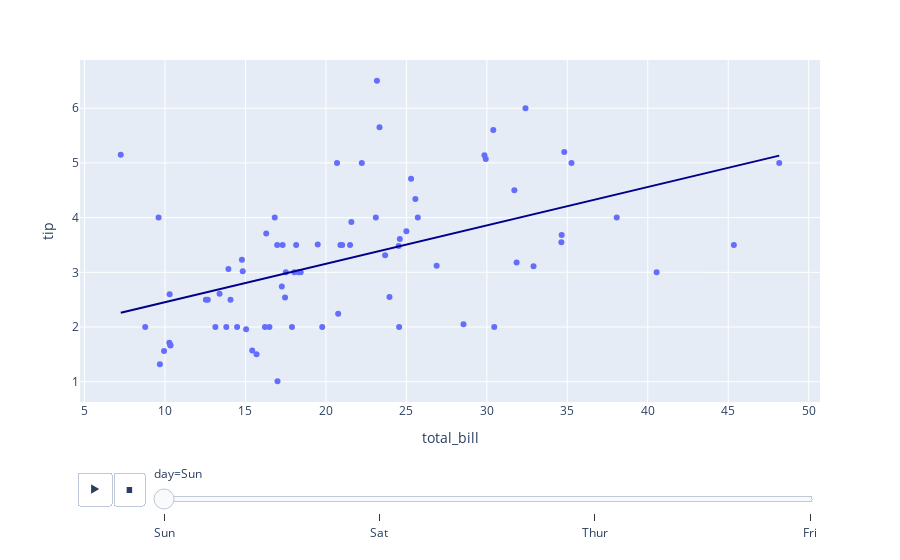

Here is the notebook cell this chart was saved with:
### Markdown cell above
Take a look at the scatter plots for each day the diners ate out. Rank the correlations in order from least to greatest by day. 

*Note: all of these correlations are positive*

### Code cell
fig = px.scatter(tips, x="total_bill", y="tip", animation_frame="day",
                 trendline='ols', trendline_color_override='darkblue')
fig.show()

### Figure 1 — Plotly figure (JSON) as saved in the notebook; plotly's stock layout.template omitted (floating-point values rounded to 4 significant figures)
{"data": [{"hovertemplate": "day=Sun<br>total_bill=%{x}<br>tip=%{y}<extra></extra>", "legendgroup": "", "marker": {"color": "#636efa", "symbol": "circle"}, "mode": "markers", "name": "", "orientation": "v", "showlegend": false, "type": "scatter", "x": [16.99, 10.34, 21.01, 23.68, 24.59, 25.29, 8.77, 26.88, 15.04, 14.78, 10.27, 35.26, 15.42, 18.43, 14.83, 21.58, 10.33, 16.29, 16.97, 17.46, 13.94, 9.68, 30.4, 18.29, 22.23, 32.4, 28.55, 18.04, 12.54, 10.29, 34.81, 9.94, 25.56, 19.49, 38.07, 23.95, 25.71, 17.31, 29.93, 14.07, 13.13, 17.26, 24.55, 19.77, 29.85, 48.17, 25, 13.39, 16.49, 21.5, 12.66, 16.21, 13.81, 17.51, 24.52, 20.76, 31.71, 7.25, 31.85, 16.82, 32.9, 17.89, 14.48, 9.6, 34.63, 34.65, 23.33, 45.35, 23.17, 40.55, 20.69, 20.9, 30.46, 18.15, 23.1, 15.69], "xaxis": "x", "y": [1.01, 1.66, 3.5, 3.31, 3.61, 4.71, 2, 3.12, 1.96, 3.23, 1.71, 5, 1.57, 3, 3.02, 3.92, 1.67, 3.71, 3.5, 2.54, 3.06, 1.32, 5.6, 3, 5, 6, 2.05, 3, 2.5, 2.6, 5.2, 1.56, 4.34, 3.51, 4, 2.55, 4, 3.5, 5.07, 2.5, 2, 2.74, 2, 2, 5.14, 5, 3.75, 2.61, 2, 3.5, 2.5, 2, 2, 3, 3.48, 2.24, 4.5, 5.15, 3.18, 4, 3.11, 2, 2, 4, 3.55, 3.68, 5.65, 3.5, 6.5, 3, 5, 3.5, 2, 3.5, 4, 1.5], "yaxis": "y"}, {"hovertemplate": "<b>OLS trendline</b><br>tip = 0.0701535 * total_bill + 1.75314<br>R<sup>2</sup>=0.251756<br><br>day=Sun<br>total_bill=%{x}<br>tip=%{y} <b>(trend)</b><extra></extra>", "legendgroup": "", "line": {"color": "darkblue"}, "marker": {"color": "#636efa", "symbol": "circle"}, "mode": "lines", "name": "", "showlegend": false, "type": "scatter", "x": [7.25, 8.77, 9.6, 9.68, 9.94, 10.27, 10.29, 10.33, 10.34, 12.54, 12.66, 13.13, 13.39, 13.81, 13.94, 14.07, 14.48, 14.78, 14.83, 15.04, 15.42, 15.69, 16.21, 16.29, 16.49, 16.82, 16.97, 16.99, 17.26, 17.31, 17.46, 17.51, 17.89, 18.04, 18.15, 18.29, 18.43, 19.49, 19.77, 20.69, 20.76, 20.9, 21.01, 21.5, 21.58, 22.23, 23.1, 23.17, 23.33, 23.68, 23.95, 24.52, 24.55, 24.59, 25, 25.29, 25.56, 25.71, 26.88, 28.55, 29.85, 29.93, 30.4, 30.46, 31.71, 31.85, 32.4, 32.9, 34.63, 34.65, 34.81, 35.26, 38.07, 40.55, 45.35, 48.17], "xaxis": "x", "y": [2.262, 2.368, 2.427, 2.432, 2.45, 2.474, 2.475, 2.478, 2.479, 2.633, 2.641, 2.674, 2.693, 2.722, 2.731, 2.74, 2.769, 2.79, 2.794, 2.808, 2.835, 2.854, 2.89, 2.896, 2.91, 2.933, 2.944, 2.945, 2.964, 2.968, 2.978, 2.982, 3.008, 3.019, 3.026, 3.036, 3.046, 3.12, 3.14, 3.205, 3.21, 3.219, 3.227, 3.261, 3.267, 3.313, 3.374, 3.379, 3.39, 3.414, 3.433, 3.473, 3.475, 3.478, 3.507, 3.527, 3.546, 3.557, 3.639, 3.756, 3.847, 3.853, 3.886, 3.89, 3.978, 3.988, 4.026, 4.061, 4.183, 4.184, 4.195, 4.227, 4.424, 4.598, 4.935, 5.132], "yaxis": "y"}], "layout": {"legend": {"tracegroupgap": 0}, "margin": {"t": 60}, "sliders": [{"active": 0, "currentvalue": {"prefix": "day="}, "len": 0.9, "pad": {"b": 10, "t": 60}, "steps": [{"args": [["Sun"], {"frame": {"duration": 0, "redraw": false}, "fromcurrent": true, "mode": "immediate", "transition": {"duration": 0, "easing": "linear"}}], "label": "Sun", "method": "animate"}, {"args": [["Sat"], {"frame": {"duration": 0, "redraw": false}, "fromcurrent": true, "mode": "immediate", "transition": {"duration": 0, "easing": "linear"}}], "label": "Sat", "method": "animate"}, {"args": [["Thur"], {"frame": {"duration": 0, "redraw": false}, "fromcurrent": true, "mode": "immediate", "transition": {"duration": 0, "easing": "linear"}}], "label": "Thur", "method": "animate"}, {"args": [["Fri"], {"frame": {"duration": 0, "redraw": false}, "fromcurrent": true, "mode": "immediate", "transition": {"duration": 0, "easing": "linear"}}], "label": "Fri", "method": "animate"}], "x": 0.1, "xanchor": "left", "y": 0, "yanchor": "top"}], "updatemenus": [{"buttons": [{"args": [null, {"frame": {"duration": 500, "redraw": false}, "fromcurrent": true, "mode": "immediate", "transition": {"duration": 500, "easing": "linear"}}], "label": "&#9654;", "method": "animate"}, {"args": [[null], {"frame": {"duration": 0, "redraw": false}, "fromcurrent": true, "mode": "immediate", "transition": {"duration": 0, "easing": "linear"}}], "label": "&#9724;", "method": "animate"}], "direction": "left", "pad": {"r": 10, "t": 70}, "showactive": false, "type": "buttons", "x": 0.1, "xanchor": "right", "y": 0, "yanchor": "top"}], "xaxis": {"anchor": "y", "domain": [0, 1], "title": {"text": "total_bill"}}, "yaxis": {"anchor": "x", "domain": [0, 1], "title": {"text": "tip"}}}}
